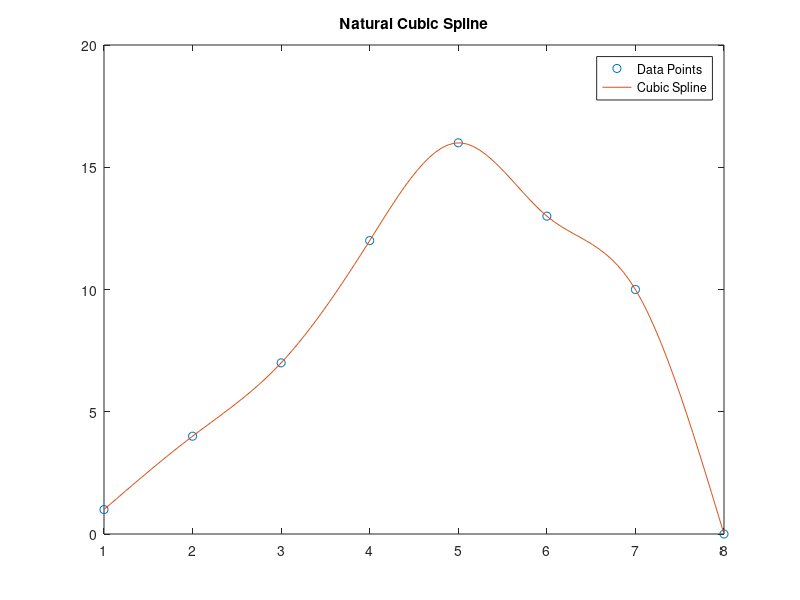

Write MATLAB code to recreate this figure.
clear all;
clc;

% Data points
x = [1 2 3 4 5 6 7 8];
y = [1 4 7 12 16 13 10 0];
n = length(x);

% Step 1: Compute intervals h between x values
h = zeros(n-1,1);
for i = 1:n-1
    h(i) = x(i+1) - x(i);
end

% Step 2: Build the linear system A*a = b for second derivatives
A = zeros(n-2);
b = zeros(n-2,1);
for i=1:n-2
    A(i,i) = 2*(h(i)+h(i+1));
    if i > 1
        A(i,i-1) = h(i);
    end
    if i < n-2
        A(i,i+1) = h(i+1);
    end
    b(i) = 6*((y(i+2)-y(i+1))/h(i+1) - (y(i+1)-y(i))/h(i));
end

% Step 3: Solve for second derivatives at interior points
a = A\b;
a = [0; a; 0];  % Natural spline boundary conditions (second derivative = 0)

% Step 4: Define the spline function piecewise
f = @(i, z) a(i)/(6*h(i))*(x(i+1)-z)^3 ...
    + a(i+1)/(6*h(i))*(z-x(i))^3 ...
    + (y(i)/h(i) - a(i)*h(i)/6)*(x(i+1)-z) ...
    + (y(i+1)/h(i) - a(i+1)*h(i)/6)*(z-x(i));

% Step 5: Evaluate spline at many points
xx = linspace(min(x), max(x), 100);
yy = zeros(size(xx));
for k = 1:length(xx)
    z = xx(k);
    for i = 1:n-1
        if z >= x(i) && z <= x(i+1)
            yy(k) = f(i,z);
            break;
        end
    end
end

% Plot the spline
plot(x, y, 'o', xx, yy, '-');
title('Natural Cubic Spline');
legend('Data Points', 'Cubic Spline');
